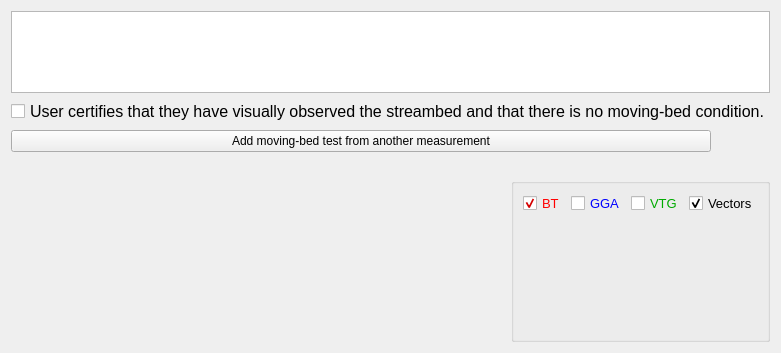
          <widget class="QWidget" name="tab_mbt_2_data">
           <attribute name="title">
            <string>Data</string>
           </attribute>
           <layout class="QGridLayout" name="gridLayout_22">
            <item row="0" column="0">
             <layout class="QVBoxLayout" name="verticalLayout_14" stretch="1,0,0,0,2">
              <item>
               <widget class="QTableWidget" name="table_moving_bed">
                <property name="font">
                 <font>
                  <pointsize>10</pointsize>
                 </font>
                </property>
               </widget>
              </item>
              <item>
               <widget class="QCheckBox" name="cb_mb_observed_no">
                <property name="font">
                 <font>
                  <pointsize>12</pointsize>
                 </font>
                </property>
                <property name="text">
                 <string>User certifies that they have visually observed the streambed and that there is no moving-bed condition.</string>
                </property>
               </widget>
              </item>
              <item>
               <widget class="QPushButton" name="pb_add_moving_bed_test">
                <property name="maximumSize">
                 <size>
                  <width>700</width>
                  <height>16777215</height>
                 </size>
                </property>
                <property name="text">
                 <string>Add moving-bed test from another measurement</string>
                </property>
               </widget>
              </item>
              <item>
               <layout class="QVBoxLayout" name="verticalLayout_72">
                <item>
                 <widget class="QLabel" name="txt_mb_plotted">
                  <property name="text">
                   <string/>
                  </property>
                  <property name="alignment">
                   <set>Qt::AlignCenter</set>
                  </property>
                 </widget>
                </item>
               </layout>
              </item>
              <item>
               <layout class="QHBoxLayout" name="horizontalLayout_18" stretch="4,2">
                <item>
                 <widget class="QWidget" name="graph_mb_ts" native="true"/>
                </item>
                <item>
                 <widget class="QGroupBox" name="gb_mb_st">
                  <property name="title">
                   <string/>
                  </property>
                  <layout class="QGridLayout" name="gridLayout_21">
                   <item row="0" column="0">
                    <layout class="QVBoxLayout" name="verticalLayout_13" stretch="1,8">
                     <item>
                      <layout class="QHBoxLayout" name="horizontalLayout_17">
                       <item>
                        <widget class="QCheckBox" name="cb_mb_bt">
                         <property name="palette">
                          <palette>
                           <active>
                            <colorrole role="WindowText">
                             <brush brushstyle="SolidPattern">
                              <color alpha="255">
                               <red>255</red>
                               <green>0</green>
                               <blue>0</blue>
                              </color>
                             </brush>
                            </colorrole>
                            <colorrole role="Text">
                             <brush brushstyle="SolidPattern">
                              <color alpha="255">
                               <red>255</red>
                               <green>0</green>
                               <blue>0</blue>
                              </color>
                             </brush>
                            </colorrole>
                            <colorrole role="PlaceholderText">
                             <brush brushstyle="NoBrush">
                              <color alpha="128">
                               <red>255</red>
                               <green>0</green>
                               <blue>0</blue>
                              </color>
                             </brush>
                            </colorrole>
                           </active>
                           <inactive>
                            <colorrole role="WindowText">
                             <brush brushstyle="SolidPattern">
                              <color alpha="255">
                               <red>255</red>
                               <green>0</green>
                               <blue>0</blue>
                              </color>
                             </brush>
                            </colorrole>
                            <colorrole role="Text">
                             <brush brushstyle="SolidPattern">
                              <color alpha="255">
                               <red>255</red>
                               <green>0</green>
                               <blue>0</blue>
                              </color>
                             </brush>
                            </colorrole>
                            <colorrole role="PlaceholderText">
                             <brush brushstyle="NoBrush">
                              <color alpha="128">
                               <red>255</red>
                               <green>0</green>
                               <blue>0</blue>
                              </color>
                             </brush>
                            </colorrole>
                           </inactive>
                           <disabled>
                            <colorrole role="WindowText">
                             <brush brushstyle="SolidPattern">
                              <color alpha="255">
                               <red>120</red>
                               <green>120</green>
                               <blue>120</blue>
                              </color>
                             </brush>
                            </colorrole>
                            <colorrole role="Text">
                             <brush brushstyle="SolidPattern">
                              <color alpha="255">
                               <red>120</red>
                               <green>120</green>
                               <blue>120</blue>
                              </color>
                             </brush>
                            </colorrole>
                            <colorrole role="PlaceholderText">
                             <brush brushstyle="NoBrush">
                              <color alpha="128">
                               <red>255</red>
                               <green>0</green>
                               <blue>0</blue>
                              </color>
                             </brush>
                            </colorrole>
                           </disabled>
                          </palette>
                         </property>
                         <property name="font">
                          <font>
                           <pointsize>10</pointsize>
                          </font>
                         </property>
                         <property name="text">
                          <string>BT</string>
                         </property>
                         <property name="checked">
                          <bool>true</bool>
                         </property>
                        </widget>
                       </item>
                       <item>
                        <widget class="QCheckBox" name="cb_mb_gga">
                         <property name="palette">
                          <palette>
                           <active>
                            <colorrole role="WindowText">
                             <brush brushstyle="SolidPattern">
                              <color alpha="255">
                               <red>0</red>
                               <green>0</green>
                               <blue>255</blue>
                              </color>
                             </brush>
                            </colorrole>
                           </active>
                           <inactive>
                            <colorrole role="WindowText">
                             <brush brushstyle="SolidPattern">
                              <color alpha="255">
                               <red>0</red>
                               <green>0</green>
                               <blue>255</blue>
                              </color>
                             </brush>
                            </colorrole>
                           </inactive>
                           <disabled>
                            <colorrole role="WindowText">
                             <brush brushstyle="SolidPattern">
                              <color alpha="255">
                               <red>120</red>
                               <green>120</green>
                               <blue>120</blue>
                              </color>
                             </brush>
                            </colorrole>
                           </disabled>
                          </palette>
                         </property>
                         <property name="font">
                          <font>
                           <pointsize>10</pointsize>
                          </font>
                         </property>
                         <property name="text">
                          <string>GGA</string>
                         </property>
                        </widget>
                       </item>
                       <item>
                        <widget class="QCheckBox" name="cb_mb_vtg">
                         <property name="palette">
                          <palette>
                           <active>
                            <colorrole role="WindowText">
                             <brush brushstyle="SolidPattern">
                              <color alpha="255">
                               <red>0</red>
                               <green>170</green>
                               <blue>0</blue>
                              </color>
                             </brush>
                            </colorrole>
                           </active>
                           <inactive>
                            <colorrole role="WindowText">
                             <brush brushstyle="SolidPattern">
                              <color alpha="255">
                               <red>0</red>
                               <green>170</green>
                               <blue>0</blue>
                              </color>
                             </brush>
                            </colorrole>
                           </inactive>
                           <disabled>
                            <colorrole role="WindowText">
                             <brush brushstyle="SolidPattern">
                              <color alpha="255">
                               <red>120</red>
                               <green>120</green>
                               <blue>120</blue>
                              </color>
                             </brush>
                            </colorrole>
                           </disabled>
                          </palette>
                         </property>
                         <property name="font">
                          <font>
                           <pointsize>10</pointsize>
                          </font>
                         </property>
                         <property name="text">
                          <string>VTG</string>
                         </property>
                        </widget>
                       </item>
                       <item>
                        <widget class="QCheckBox" name="cb_mb_vectors">
                         <property name="font">
                          <font>
                           <pointsize>10</pointsize>
                          </font>
                         </property>
                         <property name="text">
                          <string>Vectors</string>
                         </property>
                         <property name="checked">
                          <bool>true</bool>
                         </property>
                        </widget>
                       </item>
                      </layout>
                     </item>
                     <item>
                      <widget class="QWidget" name="graph_mb_st" native="true"/>
                     </item>
                    </layout>
                   </item>
                  </layout>
                 </widget>
                </item>
               </layout>
              </item>
             </layout>
            </item>
           </layout>
          </widget>
